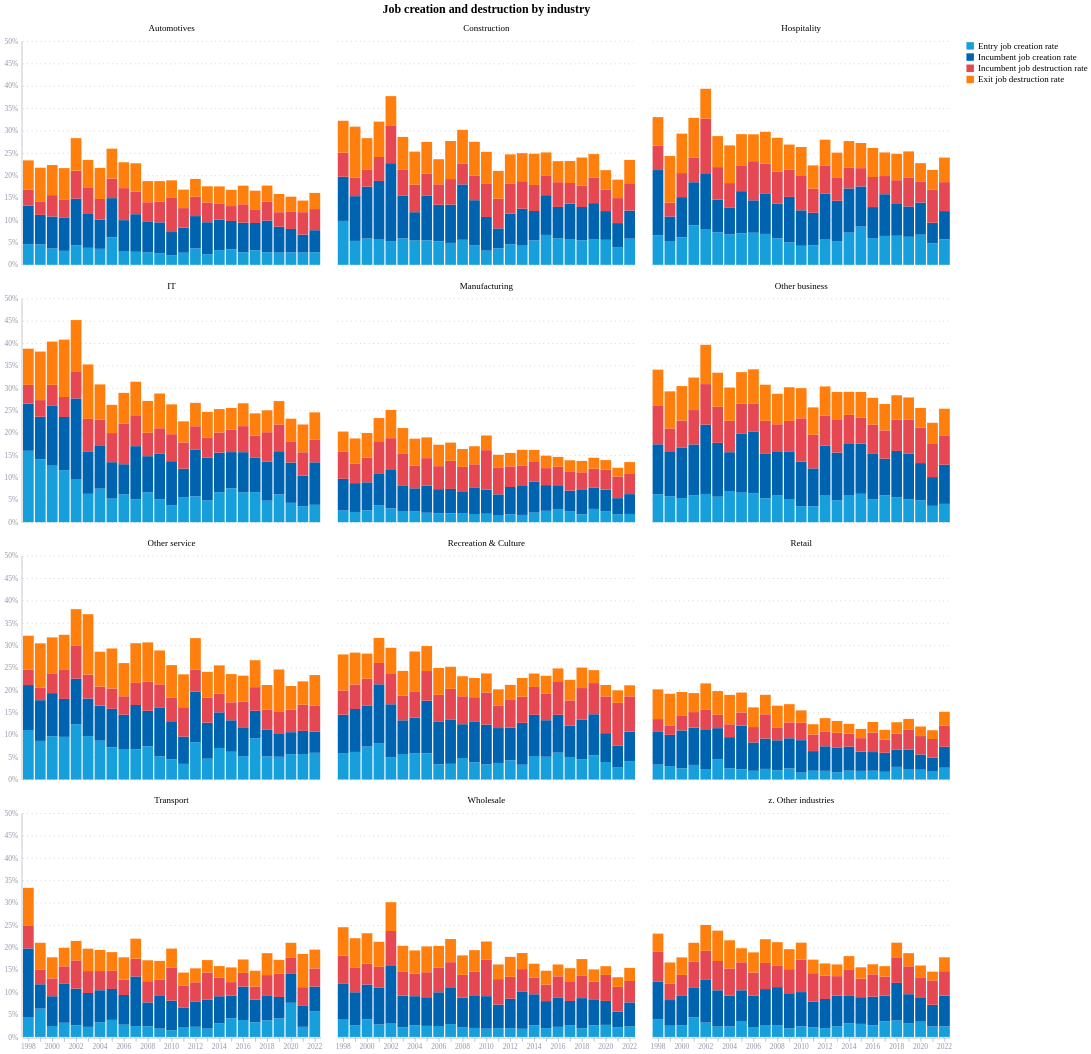

Specify this chart in Vega-Lite:
### Vega-Lite specification from a JSON file in a GitHub repository (floating-point values rounded to 4 significant figures; data arrays with more than 128 entries replaced by an {"elided": "..."} marker saying what was removed)
{"config": {"font": "Circular Std", "mark": {"line": {"interpolate": "monotone"}}, "view": {"stroke": "transparent", "width": 400, "height": 300}, "range": {"category": ["#36B7B4", "#E6224B", "#F4C245", "#0063AF", "#00A767", "#179FDB", "#EB5C2E"], "diverging": ["#E6224B", "#E54753", "#C9C9C9", "#179FDB", "#122B39"], "heatmap": ["#C9C9C9", "#179FDB", "#0063AF", "#122B39"], "ordinal": ["#00A767", "#36B7B4", "#179FDB", "#0063AF", "#243B5A"]}, "axisX": {"domainColor": "#676A86", "domainOpacity": 0.5, "grid": false, "labelAngle": 0, "labelColor": "#676A86", "labelOpacity": 0.7, "orient": "bottom", "tickColor": "#676A86", "tickCount": 10, "tickOpacity": 0.5, "title": false, "titleAlign": "center", "titleAnchor": "middle", "titleColor": "#676A86", "titleFontSize": 12, "titleOpacity": 0.8, "titleY": -15}, "axisY": {"domainColor": "#676A86", "domainOpacity": 0.5, "gridColor": "#676A86", "gridDash": [1, 5], "gridOpacity": 0.5, "labelColor": "#676A86", "labelOpacity": 0.7, "labelPadding": 5, "tickColor": "#676A86", "tickCount": 8, "tickOpacity": 0.5, "ticks": false, "titleAlign": "left", "titleAngle": 0, "titleBaseline": "bottom", "titleColor": "#676A86", "titleFontSize": 12, "titleOpacity": 0.8, "titleX": 0, "titleY": -7}}, "data": {"name": "data-a3938c646dd60cffbf2b7be2cb6b8d78"}, "mark": {"type": "bar"}, "encoding": {"color": {"field": "variable", "legend": {"labelFontSize": 12, "labelLimit": 0, "orient": "right", "symbolStrokeWidth": 3, "titleFontSize": 14}, "scale": {"domain": ["Entry job creation rate", "Incumbent job creation rate", "Incumbent job destruction rate", "Exit job destruction rate"], "range": ["#179FDB", "#0063AF", "#E54753", "#ff7f0e"]}, "title": null, "type": "nominal"}, "facet": {"columns": 3, "field": "industry_name", "header": {"labelFontSize": 12, "title": "Job creation and destruction by industry", "titleFontSize": 16}, "type": "nominal"}, "order": {"field": "sort_order", "type": "quantitative"}, "x": {"axis": {"labelAngle": 0, "labelExpr": "datum.value % 2 == 0 ? datum.label : ''"}, "field": "year", "type": "ordinal"}, "y": {"axis": {"format": "%"}, "field": "value", "title": null, "type": "quantitative"}}, "$schema": "https://vega.github.io/schema/vega-lite/v5.20.1.json", "datasets": {"data-a3938c646dd60cffbf2b7be2cb6b8d78": {"elided": "1200 records"}}}
